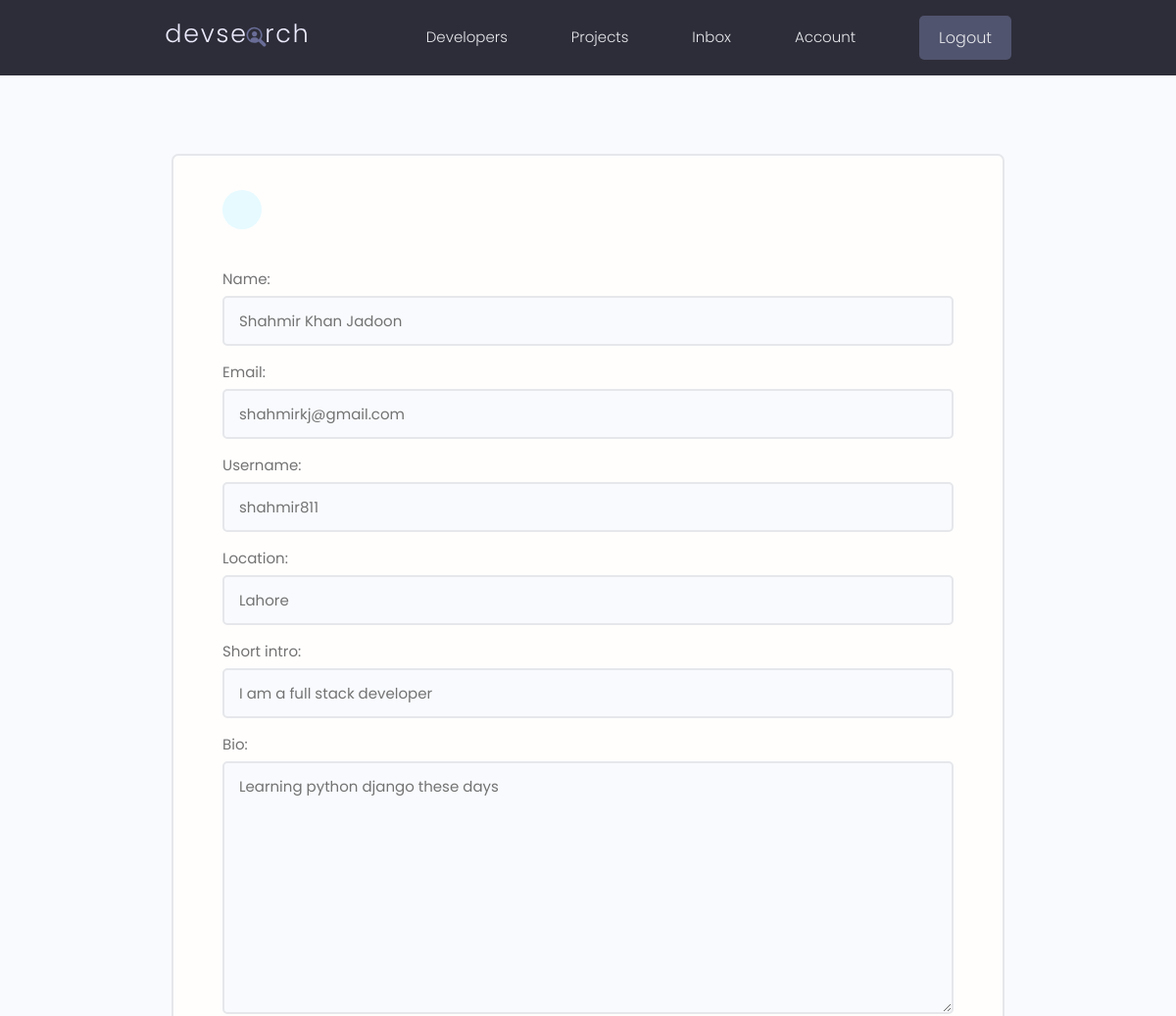
The app's page /edit-account/ (signed in, upper part), older data.
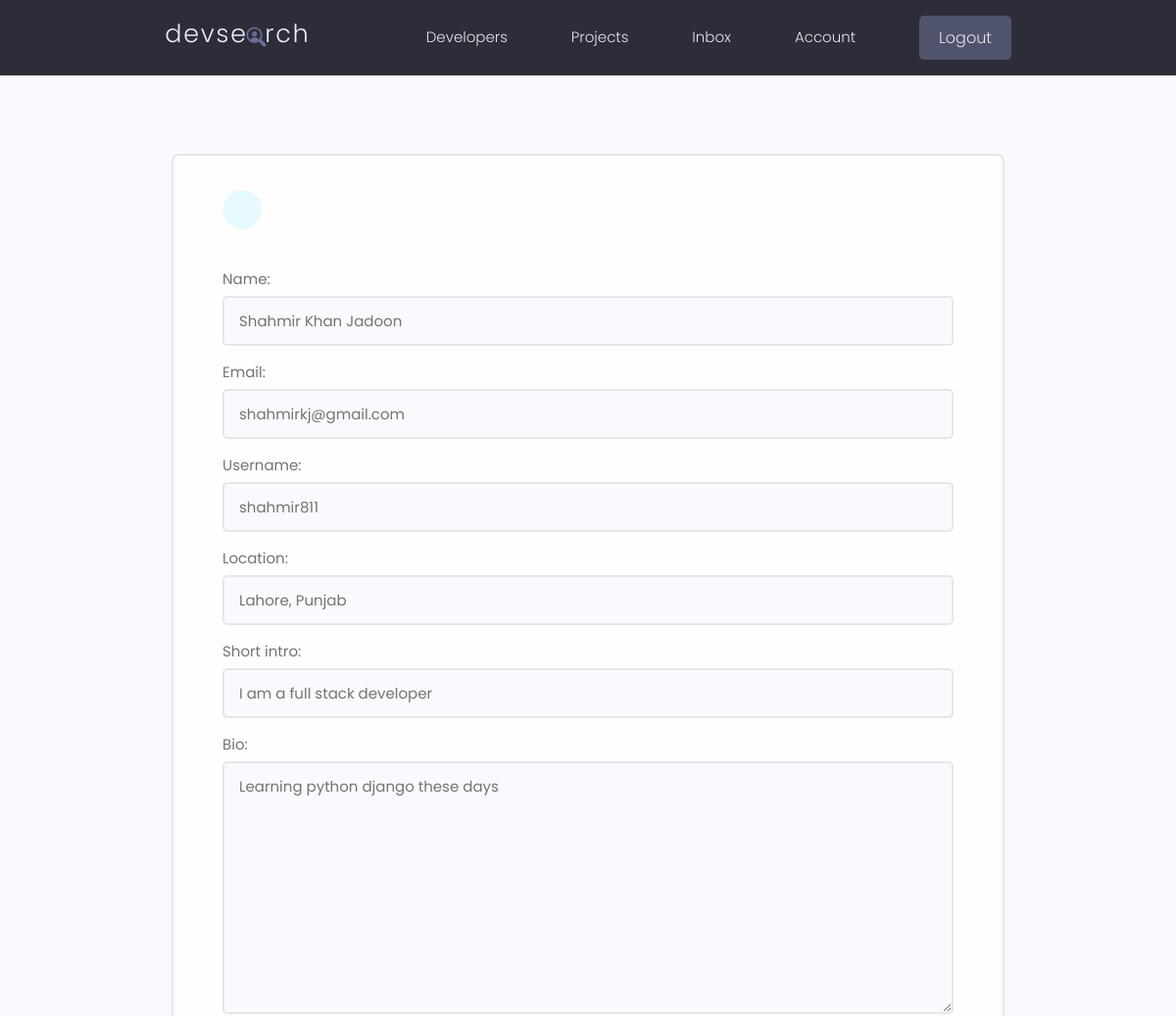
The same page, newer data.
### users/models.py (models this page shows, shortened)
class Profile(models.Model):
  user = models.OneToOneField(User, on_delete=models.CASCADE, null=True, blank=True)
  name = models.CharField(max_length=200, null=True, blank=True)
  email = models.EmailField(max_length=500, null=True, blank=True)
  username = models.CharField(max_length=200, null=True, blank=True)
  location = models.CharField(max_length=200, null=True, blank=True)
  short_intro = models.CharField(max_length=200, null=True, blank=True)
  bio = models.TextField(blank=True, null=True)
  profile_image = models.ImageField(null=True, blank=True, upload_to='profiles/', default='profiles/user-default.png')
  social_github = models.CharField(max_length=200, null=True, blank=True)
  social_twitter = models.CharField(max_length=200, null=True, blank=True)
  social_linkedin = models.CharField(max_length=200, null=True, blank=True)
  social_youtube = models.CharField(max_length=200, null=True, blank=True)
  social_website = models.CharField(max_length=200, null=True, blank=True)
  id = models.UUIDField(default=uuid.uuid4, unique=True, primary_key=True, editable=False)
  created = models.DateTimeField(auto_now_add=True)

### users/views.py (the view)
# urls.py: path("edit-account/", views.edit_account, name="edit-account"),
@login_required(login_url='login')
def edit_account(request):
  profile = request.user.profile
  form = ProfileForm(instance=profile)
  if request.method == 'POST':
    form = ProfileForm(request.POST, request.FILES, instance=profile)
    if form.is_valid():
      form.save()
      return redirect('user-account')
  context = { 'form': form }
  return render(request, 'users/profile_form.html', context)

### users/forms.py
class ProfileForm(ModelForm):
    class Meta:
        model = Profile
        exclude = ['user']
    def __init__(self, *args, **kwargs):
        super(ProfileForm, self).__init__(*args, **kwargs)
        for name, field in self.fields.items():
            field.widget.attrs.update({'class': 'input'})

### users/templates/users/profile_form.html (shortened to what this page needs)
{% extends "main.html" %}
{% load static %}
{% block content %}
<main class="formPage my-xl">
    <div class="content-box">
        <div class="formWrapper">
            <a class="backButton" href="{% url "user-account" %}"></a>
            <br>
            <form class="form" action="{% url "edit-account" %}" method="POST" enctype="multipart/form-data">
                {% for field in form %}
                <div class="form__field">
                    <label for="formInput#text">{{ field.label }}: </label>
                    {{ field }}
                </div>
                {% endfor %}
            </form>
        </div>
    </div>
</main>
{% endblock %}

Row changes from the older to the newer data that the page shows:
changed Profile "Shahmir Khan Jadoon": location "Lahore" → "Lahore, Punjab"
